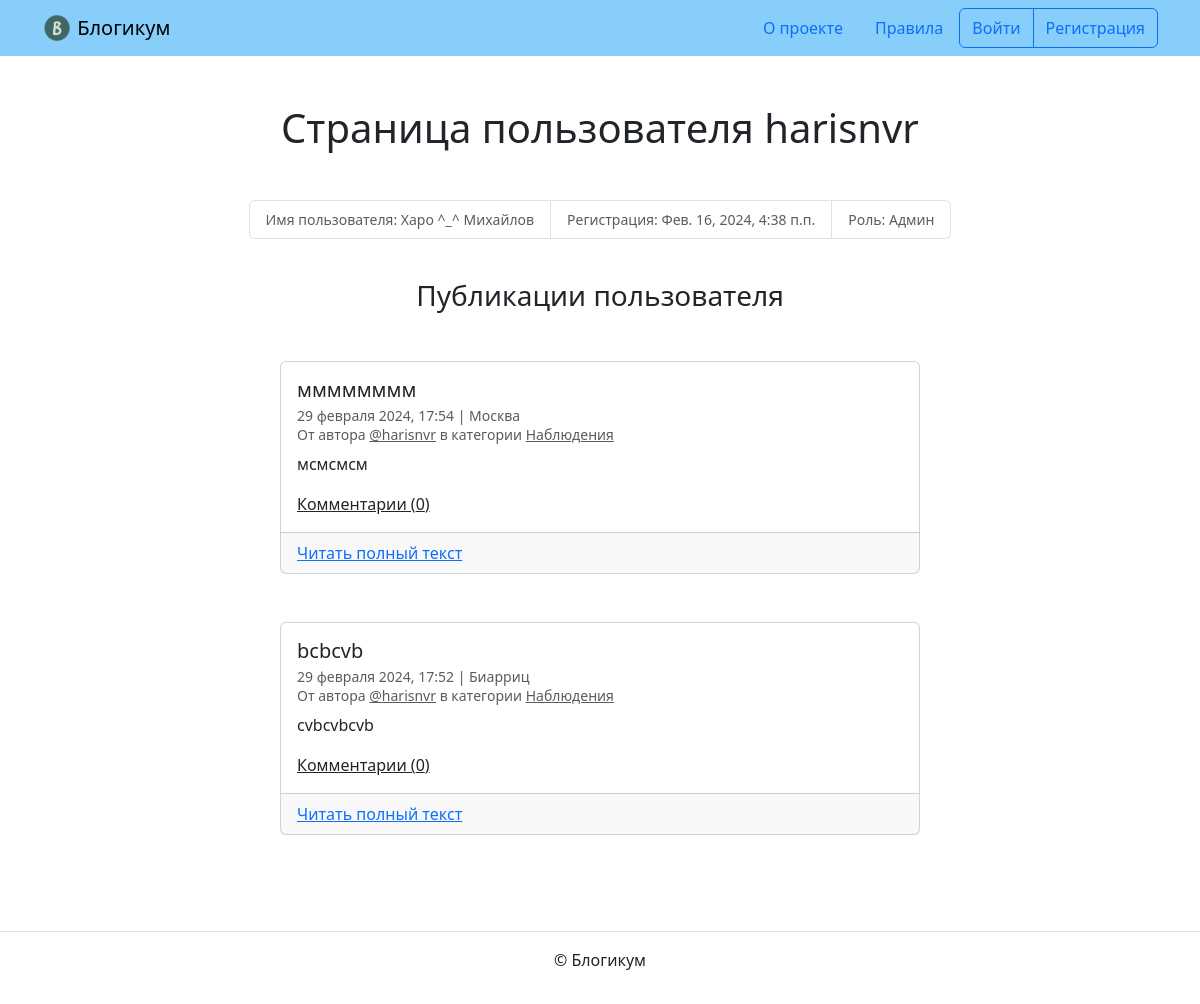
The app's page /profile/harisnvr/, older data.
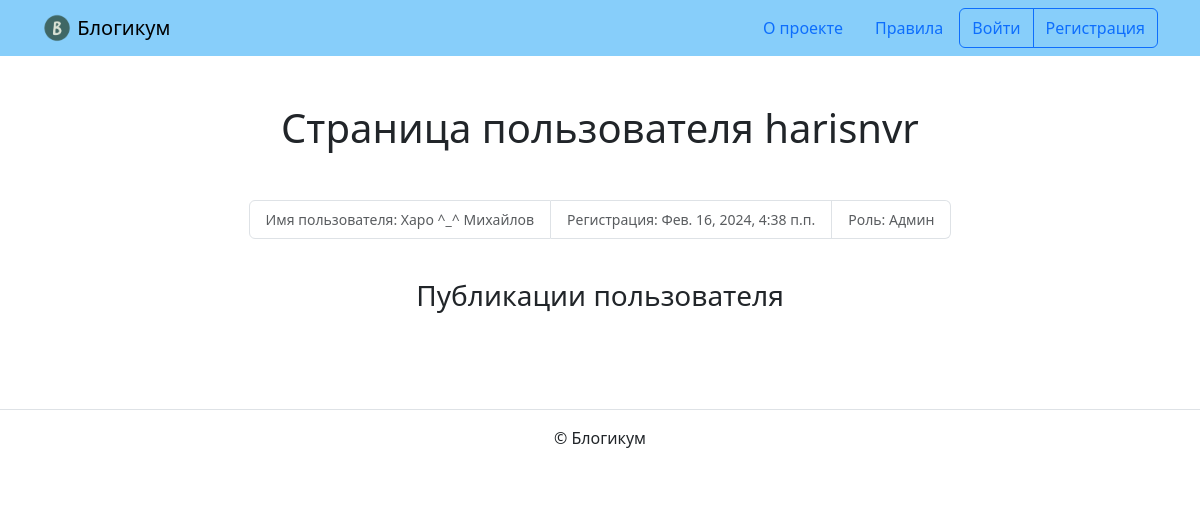
The same page, newer data.
### blog/models.py (models this page shows, shortened)
class BaseModel(models.Model):
    is_published = models.BooleanField(
        default=True,
        verbose_name='Опубликовано',
        help_text='Снимите галочку, чтобы скрыть публикацию.'
    )
    created_at = models.DateTimeField(
        auto_now_add=True,
        verbose_name='Добавлено'
    )
    class Meta:
        abstract = True

class Post(BaseModel):
    title = models.CharField(
        max_length=MX_CHARS,
        verbose_name='Заголовок'
    )
    text = models.TextField(
        verbose_name='Текст'
    )
    pub_date = models.DateTimeField(
        verbose_name='Дата и время публикации',
        help_text='Если установить дату и время в будущем — можно делать '
                  'отложенные публикации.'
    )
    author = models.ForeignKey(
        User,
        on_delete=models.CASCADE,
        verbose_name='Автор публикации',
        related_name='posts'
    )
    location = models.ForeignKey(
        Location,
        on_delete=models.SET_NULL,
        blank=True,
        null=True,
        verbose_name='Местоположение',
        related_name='posts'
    )
    category = models.ForeignKey(
        Category,
        on_delete=models.SET_NULL,
        null=True,
        verbose_name='Категория',
        related_name='posts'
    )
    image = models.ImageField(
        verbose_name='Фото',
        upload_to='post_images',
        blank=True
    )
    class Meta:
        verbose_name = 'публикация'
        verbose_name_plural = 'Публикации'
        ordering = ['-pub_date']

class Location(BaseModel):
    name = models.CharField(
        max_length=MX_CHARS,
        verbose_name='Название места'
    )
    class Meta:
        verbose_name = 'местоположение'
        verbose_name_plural = 'Местоположения'

class Category(BaseModel):
    title = models.CharField(
        max_length=MX_CHARS,
        verbose_name='Заголовок'
    )
    description = models.TextField(
        verbose_name='Описание'
    )
    slug = models.SlugField(
        unique=True,
        verbose_name='Идентификатор',
        help_text='Идентификатор страницы для URL; разрешены символы '
                  'латиницы, цифры, дефис и подчёркивание.'
    )
    class Meta:
        verbose_name = 'категория'
        verbose_name_plural = 'Категории'

### blog/views.py (the view)
# urls.py: path('profile/<str:username>/', views.profile_view,
def profile_view(request, username):
    profile = get_object_or_404(User, username=username)
    user = request.user
    context_posts = base_queryset(
        comment_count=True,
        filtration=profile != user
    ).filter(author_id=profile.pk)
    page_obj = post_paginator(request, context_posts)
    context = {
        'user': user,
        'page_obj': page_obj,
        'profile': profile
    }
    template = 'blog/profile.html'
    return render(request, template, context)

### blog/views.py (called while the page is built)
def base_queryset(comment_count=False, filtration=False):
    queryset = Post.objects.select_related(
        'category',
        'author',
        'location').order_by('-pub_date')
    if filtration:
        queryset = queryset.filter(
            is_published=True,
            category__is_published=True,
            pub_date__lte=timezone.now()
        )
    if comment_count:
        queryset = queryset.annotate(comment_count=Count('commentaries'))
    return queryset

def post_paginator(request, context_posts, page_count=POSTS_PER_PAGE):
    paginator = Paginator(context_posts, page_count)
    page_number = request.GET.get('page')
    page_obj = paginator.get_page(page_number)
    return page_obj

### templates/blog/profile.html (shortened to what this page needs)
{% extends "base.html" %}
{% block content %}
  <h1 class="mb-5 text-center ">Страница пользователя {{ profile.username }}</h1>
  <small>
    <ul class="list-group list-group-horizontal justify-content-center mb-3">
      <li class="list-group-item text-muted">Имя пользователя: {% if profile.get_full_name %}{{ profile.get_full_name }}{% else %}не указано{% endif %}</li>
      <li class="list-group-item text-muted">Регистрация: {{ profile.date_joined }}</li>
      <li class="list-group-item text-muted">Роль: {% if profile.is_staff %}Админ{% else %}Пользователь{% endif %}</li>
    </ul>
  </small>
  <br>
  <h3 class="mb-5 text-center">Публикации пользователя</h3>
  {% for post in page_obj %}
    <article class="mb-5">
      {% include "includes/post_card.html" %}
    </article>
  {% endfor %}
{% endblock %}

### templates/includes/post_card.html (shortened to what this page needs)
<div class="col d-flex justify-content-center">
  <div class="card" style="width: 40rem;">
    <div class="card-body">
      <h5 class="card-title">{{ post.title }}</h5>
      <h6 class="card-subtitle mb-2 text-muted">
        <small>
          {{ post.pub_date|date:"d E Y, H:i" }} | {% if post.location and post.location.is_published %}{{ post.location.name }}{% else %}Планета Земля{% endif %}<br>
          От автора <a class="text-muted" href="{% url 'blog:profile' post.author.username %}">@{{ post.author.username }}</a> в
          категории {% include "includes/category_link.html" %}
        </small>
      </h6>
      <p class="card-text">{{ post.text|truncatewords:10 }}</p>
      <a><u>Комментарии ({{ post.comment_count }})</u></a>
    </div>
    <div class="card-footer">
      <a href="{% url 'blog:post_detail' post.id %}" class="card-link">Читать полный текст</a>
    </div>
  </div>
</div>

### templates/includes/category_link.html
<a class="text-muted" href="{% url 'blog:category_posts' post.category.slug %}">
  {{ post.category.title }}
</a>

Row changes from the older to the newer data that the page shows:
removed Post: title "мммммммм", pub_date "29 февраля 2024, 17:54", location.name "Москва", author.username "harisnvr", category "Наблюдения", text "мсмсмсм", comment_count "0"
removed Post: title "bcbcvb", pub_date "29 февраля 2024, 17:52", location.name "Биарриц", author.username "harisnvr", category "Наблюдения", text "cvbcvbcvb", comment_count "0"
